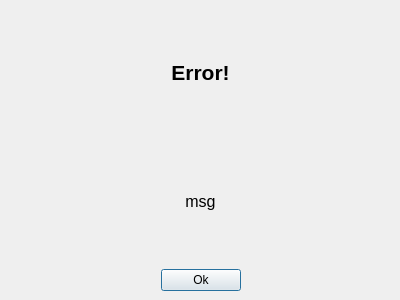
<?xml version="1.0" encoding="UTF-8"?>
<ui version="4.0">
 <class>ErrorDialog</class>
 <widget class="QDialog" name="ErrorDialog">
  <property name="geometry">
   <rect>
    <x>0</x>
    <y>0</y>
    <width>400</width>
    <height>300</height>
   </rect>
  </property>
  <property name="windowTitle">
   <string>Dialog</string>
  </property>
  <widget class="QWidget" name="verticalLayoutWidget">
   <property name="geometry">
    <rect>
     <x>10</x>
     <y>10</y>
     <width>381</width>
     <height>281</height>
    </rect>
   </property>
   <layout class="QVBoxLayout" name="verticalLayout">
    <item>
     <widget class="QLabel" name="label">
      <property name="font">
       <font>
        <pointsize>16</pointsize>
        <weight>75</weight>
        <bold>true</bold>
       </font>
      </property>
      <property name="text">
       <string>Error!</string>
      </property>
      <property name="alignment">
       <set>Qt::AlignCenter</set>
      </property>
     </widget>
    </item>
    <item>
     <widget class="QLabel" name="errorMsg">
      <property name="font">
       <font>
        <pointsize>12</pointsize>
        <weight>50</weight>
        <bold>false</bold>
       </font>
      </property>
      <property name="text">
       <string>msg</string>
      </property>
      <property name="alignment">
       <set>Qt::AlignCenter</set>
      </property>
      <property name="wordWrap">
       <bool>true</bool>
      </property>
     </widget>
    </item>
    <item>
     <layout class="QHBoxLayout" name="horizontalLayout">
      <item>
       <spacer name="horizontalSpacer">
        <property name="orientation">
         <enum>Qt::Horizontal</enum>
        </property>
        <property name="sizeHint" stdset="0">
         <size>
          <width>40</width>
          <height>20</height>
         </size>
        </property>
       </spacer>
      </item>
      <item>
       <widget class="QPushButton" name="ok_button">
        <property name="text">
         <string>Ok</string>
        </property>
       </widget>
      </item>
      <item>
       <spacer name="horizontalSpacer_2">
        <property name="orientation">
         <enum>Qt::Horizontal</enum>
        </property>
        <property name="sizeHint" stdset="0">
         <size>
          <width>40</width>
          <height>20</height>
         </size>
        </property>
       </spacer>
      </item>
     </layout>
    </item>
   </layout>
  </widget>
 </widget>
 <resources/>
 <connections/>
</ui>
